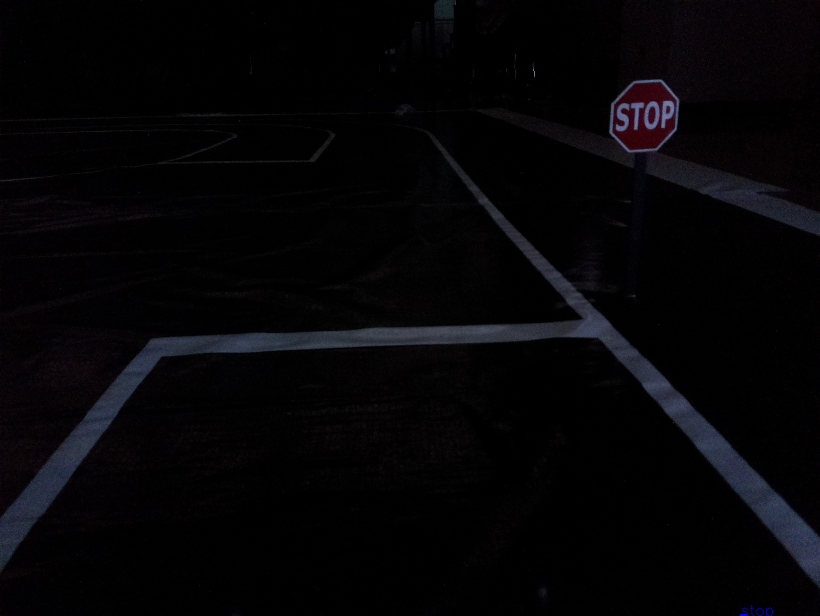
#> input picture Brain/src/lib/perception/object_detection.jpg, 1640 x 1232 px (shown at 1/2 size)
$ python -i lanekeepfunctions.py   (imports and definitions only)
#> lines starting #> are read from the running program, lines starting #| are printed output that depends on the picture
import math
from functools import reduce
from time import time
from typing import List, Tuple

import cv2
import matplotlib.pyplot as plt
import numpy as np

from graph_func import bfs_4


# [39 lines left out: functions draw_line, display_heading_line, not called in this run]

class LaneKeep:
    def __init__(
        self,
        use_perspective: bool = True,
        hls_lower: List[int] = [90, 90, 90],
        computation_method: str = "hough",
        blur_size: Tuple[int, int] = (7, 7),
        adpt_Th_blk_size: int = 21,
        adpt_Th_C: int = 4,
        canny_thres1: int = 50,
        canny_thres2: int = 150,
        luroi: float = 0.15,
        ruroi: float = 0.85,
        lbroi: float = 0,
        rbroi: float = 1,
        hroi: float = 0.45,
        broi: float = 0,
    ):
        """Define LaneKeeping pipeline and parameters

        Args:
            use_perspective: (bool) change preprocess pipeline
                        False -> [roi_func, preprocess]
                        True  -> [persepective_wrap, preprocess]
            hls_lower: (list) change the hls filter lower bound
            computation_method:(str) [ hough | sliding_window]
            blur_size: (Tuple[int, int]) Blur kernel size (preprocess)
            adpt_Th_blk_size: (int) Adaptive thresholding block size (preprocess)
            adpt_Th_C: (int) Adaptive thresholidng parameter C (preprocess)
            canny_thres1: (int) Canny Edge Detection threshold parameter (preprocess)
            canny_thres2: (int) Canny Edge Detection threshold parameter (preprocess)
            luroi: (float) left upper ROI region percent
            ruroi: (float) right upper ROI region percent
            lbroi: (float) left bottom ROI region percent
            rbroi: (float) right bottom ROI region percent
            hroi : (float) ROI region percent
            broi: (float) ROI region percent from bottom,
        """

        assert (
            computation_method == "hough" or computation_method == "sliding_window"
        ), "Expected computation_method to be either 'hough' or 'sliding_window'"

        assert (
            len(hls_lower) == 3
        ), f"Expected a list of [hue, sat, light], got {hls_lower}"

        assert (
            max(hls_lower) < 255 and min(hls_lower) >= 0
        ), f"Value range for hls is 0~255, got {hls_lower}"

        self.computation_method = computation_method
        self.hls_lower = hls_lower
        self.blur_size = blur_size
        # Size of a pixel neighborhood that is used to calculate a threshold value for the pixel
        self.adpt_Th_blk_size = adpt_Th_blk_size
        # const substracted from mean (adaptive threshold)
        self.adpt_Th_C = adpt_Th_C
        # threshold for canny edge detection
        # https://docs.opencv.org/4.x/dd/d1a/group__imgproc__feature.html#ga04723e007ed888ddf11d9ba04e2232de
        self.canny_thres1 = canny_thres1
        self.canny_thres2 = canny_thres2

        # perspective wrap
        self.luroi = luroi
        self.ruroi = ruroi
        self.lbroi = lbroi
        self.rbroi = rbroi
        self.hroi = hroi
        self.broi = broi
        self.stencil = None
        if use_perspective:
            pipeline_list = [self.persepective_wrap, self.preprocess]
        else:
            pipeline_list = [self.roi_func, self.preprocess]

        def compose(f, g):
            return lambda x: g(f(x))

        self.preprocess_pipeline = reduce(compose, pipeline_list, lambda x: x)

    def __call__(self, img: np.ndarray) -> float:
        preprocess_img=self.preprocess_pipeline(img)
        if self.computation_method=="hough":
            angle,outimg=self.houghlines_angle(preprocess_img)
            angle_roadarea=self.graph_road_search(preprocess_img)
            print(angle," ",angle_roadarea)
            angle=(angle+angle_roadarea)/2
            return angle,outimg


    # [38 lines left out: function roi_func, not called in this run]

    def preprocess(self, img: np.ndarray) -> np.ndarray:
        """Preprocess image for edge detection"""
        # Apply HLS color filtering to filter out white lane lines
        imgn=img.copy()
        imgn = cv2.GaussianBlur(imgn, (7, 7), 0)
        imgn=cv2.cvtColor(imgn,cv2.COLOR_RGB2HSV)

        lower = np.array([0, 0, 249], np.uint8)
        upper = np.array([120, 90, 255], np.uint8)

        mask = cv2.inRange(imgn, lower, upper)
        return mask

    def persepective_wrap(self, img: np.ndarray) -> np.ndarray:
        """ROI of image and Perform perspective wrapping on the image"""
        roi = [
            (self.luroi * ((img.shape[1] - 1)), self.hroi * (img.shape[0] - 1)),
            (self.ruroi * ((img.shape[1] - 1)), self.hroi * (img.shape[0] - 1)),
            (self.lbroi * ((img.shape[1] - 1)), (img.shape[0] - 1) * (1 - self.broi)),
            (self.rbroi * ((img.shape[1] - 1)), (img.shape[0] - 1) * (1 - self.broi)),
        ]
        # Get image size
        img_size = (img.shape[1], img.shape[0])
#> img_size = (1640, 1232)
        # Perspective points to be warped
        src = np.float32(roi)
        # Window to be shown
        dst = np.float32(
            [[0, 0], [img.shape[1], 0], [0, img.shape[0]], [img.shape[1], img.shape[0]]]
        )

        # Matrix to warp the image for birdseye window
        matrix = cv2.getPerspectiveTransform(src, dst)
        # Inverse matrix to unwarp the image for final window
        # minv = cv2.getPerspectiveTransform(dst, src)  # noqa
        birdseye = cv2.warpPerspective(img, matrix, img_size)
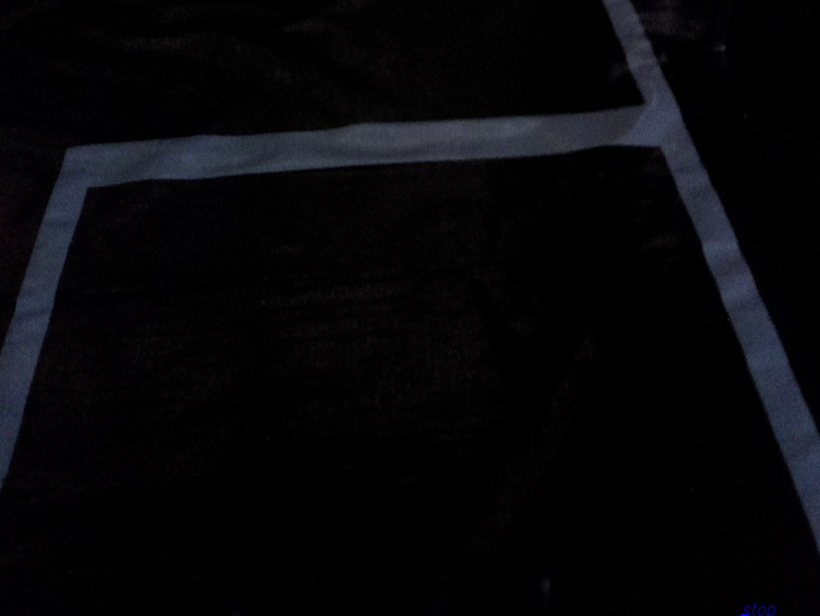
#> birdseye: shape (1232, 1640, 3) (shown at 1/2 size); mean R, G, B 6.4, 6.6, 8.7

        return birdseye

    def houghlines_angle(self, img: np.ndarray) -> float:
        """Given processed image compute steering angle"""
        # find lanes takes processed image
        a = time()
        processed_img = self.preprocess_pipeline(img)
        processed_img=cv2.Canny(processed_img,self.canny_thres1,self.canny_thres2)
        kernel = np.ones((11, 11), np.uint8)
        processed_img = cv2.dilate(processed_img, kernel)
                # print("Time taken by preprocess", time()- a)
        b = time()

        lines = find_lanes(processed_img)

        # average slop takes original image
        lanelines = average_slope_intercept(img, lines)

        angle = compute_steering_angle_lanelinecoord(img[:, :, 0], lane_lines=lanelines)
        # print("Time taken to find lanes", time()- b)
        c = time()

        # draw lanelines
        processed_img = draw_line(processed_img, lanelines)
        # draw heading lines
        outimage = display_heading_line(processed_img, angle)

        return angle, outimage

    # [139 lines left out: functions sliding_window_search, graph_road_search, get_road_ratio_angle, make_points, average_slope_intercept, find_lanes and 1 more, not called in this run]

>>> import cv2
>>> picture = cv2.cvtColor(cv2.imread('object_detection.jpg'), cv2.COLOR_BGR2RGB)
>>> result = LaneKeep()(picture)
#> in preprocess, `imgn=cv2.cvtColor(imgn,cv2.COLOR_RGB2HSV)`: imgn: shape (1232, 1640, 3); mean H, S, V 44.7, 42.8, 8.8
#> in preprocess, `mask = cv2.inRange(imgn, lower, upper)`: mask: shape (1232, 1640); every value is 0
#> (the run stopped early here; a loop or call above may not have finished)
